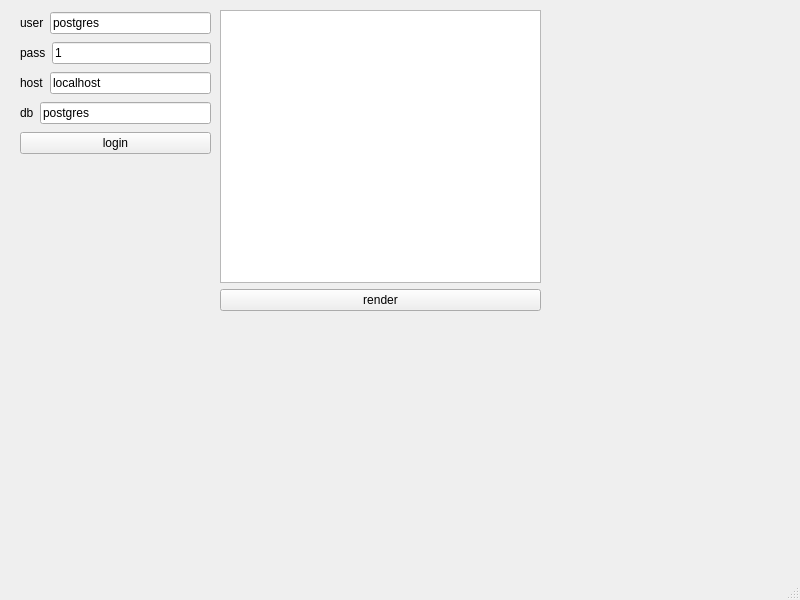
<?xml version="1.0" encoding="UTF-8"?>
<ui version="4.0">
 <class>MainWindow</class>
 <widget class="QMainWindow" name="MainWindow">
  <property name="geometry">
   <rect>
    <x>0</x>
    <y>0</y>
    <width>800</width>
    <height>600</height>
   </rect>
  </property>
  <property name="windowTitle">
   <string>MainWindow</string>
  </property>
  <widget class="QWidget" name="centralwidget">
   <widget class="QWidget" name="verticalLayoutWidget">
    <property name="geometry">
     <rect>
      <x>20</x>
      <y>10</y>
      <width>191</width>
      <height>151</height>
     </rect>
    </property>
    <layout class="QVBoxLayout" name="verticalLayout">
     <item>
      <layout class="QHBoxLayout" name="horizontalLayout_4">
       <item>
        <widget class="QLabel" name="label_4">
         <property name="text">
          <string>user</string>
         </property>
        </widget>
       </item>
       <item>
        <widget class="QLineEdit" name="line_user">
         <property name="text">
          <string>postgres</string>
         </property>
        </widget>
       </item>
      </layout>
     </item>
     <item>
      <layout class="QHBoxLayout" name="horizontalLayout_3">
       <item>
        <widget class="QLabel" name="label_3">
         <property name="text">
          <string>pass</string>
         </property>
        </widget>
       </item>
       <item>
        <widget class="QLineEdit" name="line_pwd">
         <property name="text">
          <string>1</string>
         </property>
        </widget>
       </item>
      </layout>
     </item>
     <item>
      <layout class="QHBoxLayout" name="horizontalLayout_2">
       <item>
        <widget class="QLabel" name="label_2">
         <property name="text">
          <string>host</string>
         </property>
        </widget>
       </item>
       <item>
        <widget class="QLineEdit" name="line_host">
         <property name="text">
          <string>localhost</string>
         </property>
        </widget>
       </item>
      </layout>
     </item>
     <item>
      <layout class="QHBoxLayout" name="horizontalLayout">
       <item>
        <widget class="QLabel" name="label">
         <property name="text">
          <string>db</string>
         </property>
        </widget>
       </item>
       <item>
        <widget class="QLineEdit" name="line_db">
         <property name="text">
          <string>postgres</string>
         </property>
        </widget>
       </item>
      </layout>
     </item>
     <item>
      <widget class="QPushButton" name="connect_button">
       <property name="text">
        <string>login</string>
       </property>
      </widget>
     </item>
    </layout>
   </widget>
   <widget class="QWidget" name="verticalLayoutWidget_2">
    <property name="geometry">
     <rect>
      <x>220</x>
      <y>10</y>
      <width>321</width>
      <height>301</height>
     </rect>
    </property>
    <layout class="QVBoxLayout" name="verticalLayout_2">
     <item>
      <widget class="QTableWidget" name="tableWidget"/>
     </item>
     <item>
      <widget class="QPushButton" name="render_button">
       <property name="text">
        <string>render</string>
       </property>
      </widget>
     </item>
    </layout>
   </widget>
  </widget>
  <widget class="QMenuBar" name="menubar">
   <property name="geometry">
    <rect>
     <x>0</x>
     <y>0</y>
     <width>800</width>
     <height>21</height>
    </rect>
   </property>
  </widget>
  <widget class="QStatusBar" name="statusbar"/>
 </widget>
 <resources/>
 <connections/>
</ui>
